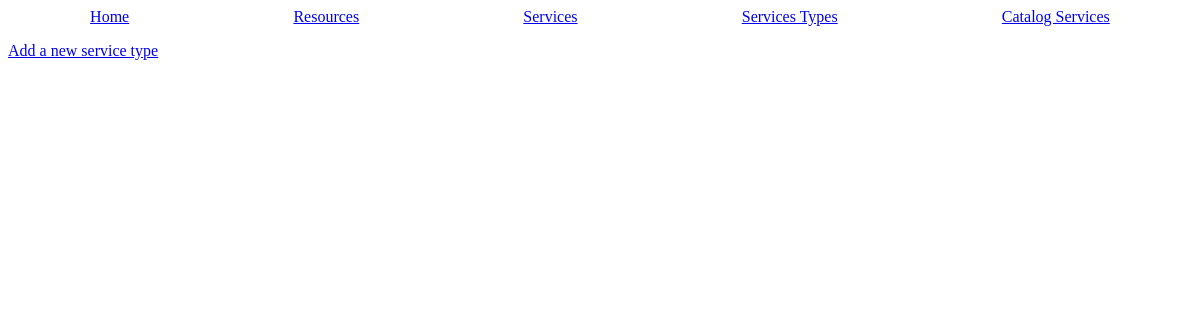
The page /services-types on the database as committed earlier.
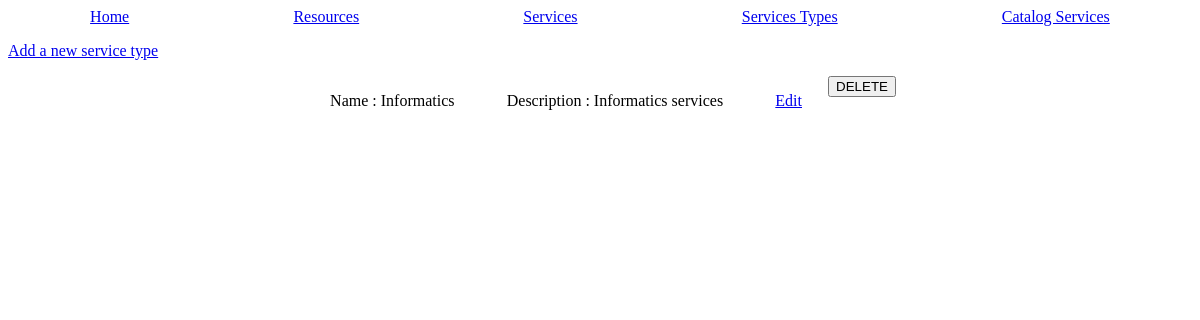
The same page on the database as committed later.
### tables this page shows
CREATE TABLE "services_types" (
	"id"	INTEGER UNIQUE,
	"desc"	TEXT NOT NULL,
	"name"	TEXT NOT NULL UNIQUE,
	PRIMARY KEY("id" AUTOINCREMENT)
);

### main.py (the view, shortened to what this page needs)
@app.route('/services-types', methods = ['POST', 'GET'])
def services_types():
    data_services_types = utils.getRowsFromDb('SELECT * from services_types');
    return render_template('services-types.html.jinja', data=data_services_types);

### utils.py (called while the page is built)
def dictFactory(cursor, row) -> dict:
    d = {};
    for idx, col in enumerate(cursor.description):
        d[col[0]] = row[idx];
    return d;

def connectDb(path : str = 'db/db.db') -> sqlite3.Connection:
    db = None;
    try:
        db = sqlite3.connect(path);
        db.row_factory = dictFactory;
    except Exception as err:
        flash("Can't connect do database " + str(err), 'error');
    return db;

def getRowsFromDb(request : str, values : tuple = None) -> dict:
    elementsFromDb : dict = None
    try:
        db = connectDb();
        cursor = db.cursor();
        if(type(values) is tuple):
            elementsFromDb = cursor.execute(request, values).fetchall();
        else:
            elementsFromDb = cursor.execute(request).fetchall();
        db.close();
    except Exception as err:
        flash("Can't execute SQL request " + str(err), 'error')
    return elementsFromDb;

### templates/services-types.html.jinja (shortened to what this page needs)
{% extends "base.html.jinja" %}
{% block content %}
<a href="/add-service-type"><p>Add a new service type</p></a>
{% if data %}
    {% for service_type in data %}
        <div class="item">
            <div>
                <p>Name : {{ service_type['name'] }}</p>
            </div>
            <div>
                <p>Description : {{ service_type['desc'] }}</p>
            </div>
            <div>
                <a href="service-type/{{service_type['id']}}"><span>Edit</span></a>
            </div>
            <form action="/services-types" method="POST">
                <input type="submit" name="delete_service_type" value="DELETE">
            </form>
        </div>
    {% endfor %}
{% endif %}
{% endblock %}

Rows that differ between the two databases and show on the page:
added services_types: name "Informatics", desc "Informatics services"
